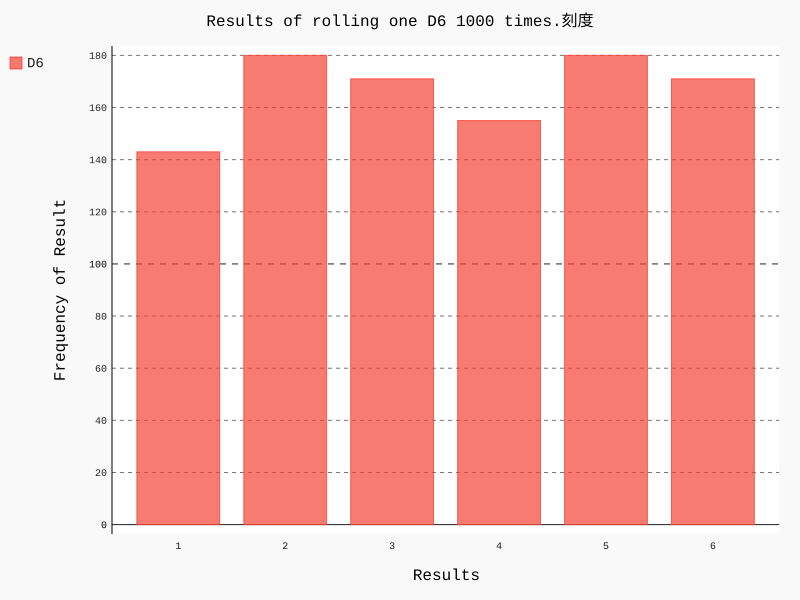

Write the Python code that produced this figure.
from chapter_15.die import Die
import pygal

# 创建一个D6
die = Die()

# 投掷骰子，并将结果存贮在列表中
results = []
for roll_num in range(1000):
    result = die.roll()
    results.append(result)

# 分析结果
frequencies = []
for value in range(1, die.num_sides+1):
    frequency = results.count(value)
    frequencies.append(frequency)

# 对结果进行可视化
hist = pygal.Bar()

hist.title = 'Results of rolling one D6 1000 times.刻度'
hist.x_labels = ['1', '2', '3', '4', '5', '6']
hist.x_title = 'Results'
hist.y_title = 'Frequency of Result'

hist.add('D6', frequencies)
hist.render_to_file('die_visual.svg')
